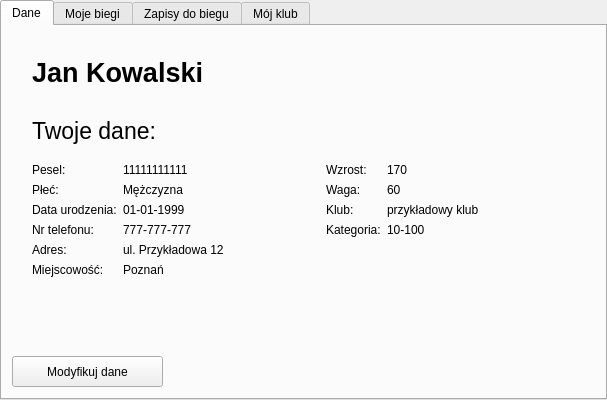
<?xml version="1.0" encoding="UTF-8"?>
<ui version="4.0">
 <class>TabWidget</class>
 <widget class="QTabWidget" name="TabWidget">
  <property name="geometry">
   <rect>
    <x>0</x>
    <y>0</y>
    <width>607</width>
    <height>400</height>
   </rect>
  </property>
  <property name="windowTitle">
   <string>TabWidget</string>
  </property>
  <property name="currentIndex">
   <number>0</number>
  </property>
  <widget class="QWidget" name="tab_2">
   <attribute name="title">
    <string>Dane</string>
   </attribute>
   <widget class="QPushButton" name="modify_user_data_button">
    <property name="geometry">
     <rect>
      <x>10</x>
      <y>330</y>
      <width>151</width>
      <height>31</height>
     </rect>
    </property>
    <property name="text">
     <string>Modyfikuj dane</string>
    </property>
   </widget>
   <widget class="QWidget" name="layoutWidget">
    <property name="geometry">
     <rect>
      <x>30</x>
      <y>20</y>
      <width>581</width>
      <height>231</height>
     </rect>
    </property>
    <layout class="QVBoxLayout" name="verticalLayout">
     <item>
      <widget class="QLabel" name="user_name_label">
       <property name="font">
        <font>
         <pointsize>20</pointsize>
         <weight>75</weight>
         <bold>true</bold>
        </font>
       </property>
       <property name="text">
        <string>Jan Kowalski</string>
       </property>
      </widget>
     </item>
     <item>
      <widget class="QLabel" name="label_3">
       <property name="font">
        <font>
         <pointsize>17</pointsize>
        </font>
       </property>
       <property name="text">
        <string>Twoje dane:</string>
       </property>
      </widget>
     </item>
     <item>
      <layout class="QHBoxLayout" name="horizontalLayout">
       <item>
        <layout class="QFormLayout" name="formLayout">
         <item row="0" column="0">
          <widget class="QLabel" name="label_4">
           <property name="text">
            <string>Pesel:</string>
           </property>
          </widget>
         </item>
         <item row="0" column="1">
          <widget class="QLabel" name="pesel_label">
           <property name="text">
            <string>11111111111</string>
           </property>
          </widget>
         </item>
         <item row="1" column="0">
          <widget class="QLabel" name="label_7">
           <property name="text">
            <string>Płeć:</string>
           </property>
          </widget>
         </item>
         <item row="1" column="1">
          <widget class="QLabel" name="gender_label">
           <property name="text">
            <string>Mężczyzna</string>
           </property>
          </widget>
         </item>
         <item row="2" column="0">
          <widget class="QLabel" name="label_9">
           <property name="text">
            <string>Data urodzenia:</string>
           </property>
          </widget>
         </item>
         <item row="2" column="1">
          <widget class="QLabel" name="birth_date_label">
           <property name="text">
            <string>01-01-1999</string>
           </property>
          </widget>
         </item>
         <item row="3" column="0">
          <widget class="QLabel" name="label_11">
           <property name="text">
            <string>Nr telefonu:</string>
           </property>
          </widget>
         </item>
         <item row="3" column="1">
          <widget class="QLabel" name="phone_label">
           <property name="text">
            <string>777-777-777</string>
           </property>
          </widget>
         </item>
         <item row="4" column="0">
          <widget class="QLabel" name="label_13">
           <property name="text">
            <string>Adres:</string>
           </property>
          </widget>
         </item>
         <item row="4" column="1">
          <widget class="QLabel" name="address_label">
           <property name="text">
            <string>ul. Przykładowa 12</string>
           </property>
          </widget>
         </item>
         <item row="5" column="0">
          <widget class="QLabel" name="label_15">
           <property name="text">
            <string>Miejscowość:</string>
           </property>
          </widget>
         </item>
         <item row="5" column="1">
          <widget class="QLabel" name="city_label">
           <property name="text">
            <string>Poznań</string>
           </property>
          </widget>
         </item>
        </layout>
       </item>
       <item>
        <layout class="QFormLayout" name="formLayout_2">
         <property name="labelAlignment">
          <set>Qt::AlignLeading|Qt::AlignLeft|Qt::AlignVCenter</set>
         </property>
         <property name="formAlignment">
          <set>Qt::AlignLeading|Qt::AlignLeft|Qt::AlignTop</set>
         </property>
         <item row="0" column="0">
          <widget class="QLabel" name="label_17">
           <property name="text">
            <string>Wzrost:</string>
           </property>
          </widget>
         </item>
         <item row="0" column="1">
          <widget class="QLabel" name="height_label">
           <property name="text">
            <string>170</string>
           </property>
          </widget>
         </item>
         <item row="1" column="0">
          <widget class="QLabel" name="label_19">
           <property name="text">
            <string>Waga:</string>
           </property>
          </widget>
         </item>
         <item row="1" column="1">
          <widget class="QLabel" name="weight_label">
           <property name="text">
            <string>60</string>
           </property>
          </widget>
         </item>
         <item row="2" column="0">
          <widget class="QLabel" name="label_21">
           <property name="text">
            <string>Klub:</string>
           </property>
          </widget>
         </item>
         <item row="2" column="1">
          <widget class="QLabel" name="club_label">
           <property name="text">
            <string>przykładowy klub</string>
           </property>
          </widget>
         </item>
         <item row="3" column="0">
          <widget class="QLabel" name="label_23">
           <property name="text">
            <string>Kategoria:</string>
           </property>
          </widget>
         </item>
         <item row="3" column="1">
          <widget class="QLabel" name="category_label">
           <property name="text">
            <string>10-100</string>
           </property>
          </widget>
         </item>
        </layout>
       </item>
      </layout>
     </item>
    </layout>
   </widget>
  </widget>
  <widget class="QWidget" name="tab">
   <attribute name="title">
    <string>Moje biegi</string>
   </attribute>
   <widget class="QTableWidget" name="user_runs_table">
    <property name="geometry">
     <rect>
      <x>20</x>
      <y>20</y>
      <width>561</width>
      <height>261</height>
     </rect>
    </property>
    <property name="sortingEnabled">
     <bool>false</bool>
    </property>
    <property name="cornerButtonEnabled">
     <bool>true</bool>
    </property>
    <attribute name="horizontalHeaderVisible">
     <bool>false</bool>
    </attribute>
    <attribute name="horizontalHeaderCascadingSectionResizes">
     <bool>false</bool>
    </attribute>
    <attribute name="horizontalHeaderHighlightSections">
     <bool>true</bool>
    </attribute>
    <attribute name="horizontalHeaderStretchLastSection">
     <bool>true</bool>
    </attribute>
    <attribute name="verticalHeaderVisible">
     <bool>false</bool>
    </attribute>
    <attribute name="verticalHeaderCascadingSectionResizes">
     <bool>false</bool>
    </attribute>
    <attribute name="verticalHeaderHighlightSections">
     <bool>true</bool>
    </attribute>
    <attribute name="verticalHeaderShowSortIndicator" stdset="0">
     <bool>false</bool>
    </attribute>
    <attribute name="verticalHeaderStretchLastSection">
     <bool>false</bool>
    </attribute>
    <column>
     <property name="text">
      <string>Bieg</string>
     </property>
    </column>
    <column>
     <property name="text">
      <string>Data</string>
     </property>
    </column>
    <column>
     <property name="text">
      <string>Godzina</string>
     </property>
    </column>
    <column>
     <property name="text">
      <string>Dystans</string>
     </property>
    </column>
    <column>
     <property name="text">
      <string>Rodzaj</string>
     </property>
    </column>
    <column>
     <property name="text">
      <string>Czas</string>
     </property>
    </column>
    <column>
     <property name="text">
      <string>Miejsce</string>
     </property>
    </column>
   </widget>
   <widget class="QPushButton" name="run_refresh_button">
    <property name="geometry">
     <rect>
      <x>230</x>
      <y>301</y>
      <width>121</width>
      <height>31</height>
     </rect>
    </property>
    <property name="text">
     <string>Odśwież</string>
    </property>
   </widget>
  </widget>
  <widget class="QWidget" name="tab_3">
   <attribute name="title">
    <string>Zapisy do biegu</string>
   </attribute>
   <widget class="QWidget" name="layoutWidget">
    <property name="geometry">
     <rect>
      <x>60</x>
      <y>10</y>
      <width>491</width>
      <height>351</height>
     </rect>
    </property>
    <layout class="QVBoxLayout" name="verticalLayout_2">
     <item>
      <layout class="QGridLayout" name="gridLayout_2">
       <item row="0" column="0">
        <widget class="QLabel" name="label_2">
         <property name="text">
          <string>Data biegu</string>
         </property>
        </widget>
       </item>
       <item row="1" column="0">
        <widget class="QDateEdit" name="start_run_date"/>
       </item>
       <item row="1" column="1">
        <widget class="QDateEdit" name="end_run_date"/>
       </item>
       <item row="2" column="0">
        <widget class="QLabel" name="label_6">
         <property name="text">
          <string>Dystans</string>
         </property>
        </widget>
       </item>
       <item row="3" column="0">
        <widget class="QSpinBox" name="min_distance_spin_box"/>
       </item>
       <item row="3" column="1">
        <widget class="QSpinBox" name="max_distance_spin_box"/>
       </item>
       <item row="4" column="0" colspan="2">
        <widget class="QPushButton" name="search_run_button">
         <property name="text">
          <string>Wyszukaj</string>
         </property>
        </widget>
       </item>
      </layout>
     </item>
     <item>
      <layout class="QVBoxLayout" name="verticalLayout_3">
       <item>
        <widget class="QTableWidget" name="search_run_table">
         <property name="horizontalScrollBarPolicy">
          <enum>Qt::ScrollBarAlwaysOn</enum>
         </property>
         <property name="sizeAdjustPolicy">
          <enum>QAbstractScrollArea::AdjustToContents</enum>
         </property>
         <property name="selectionMode">
          <enum>QAbstractItemView::SingleSelection</enum>
         </property>
         <property name="selectionBehavior">
          <enum>QAbstractItemView::SelectRows</enum>
         </property>
         <property name="showGrid">
          <bool>true</bool>
         </property>
         <attribute name="horizontalHeaderVisible">
          <bool>false</bool>
         </attribute>
         <attribute name="horizontalHeaderCascadingSectionResizes">
          <bool>false</bool>
         </attribute>
         <attribute name="horizontalHeaderStretchLastSection">
          <bool>true</bool>
         </attribute>
         <attribute name="verticalHeaderVisible">
          <bool>false</bool>
         </attribute>
         <attribute name="verticalHeaderCascadingSectionResizes">
          <bool>false</bool>
         </attribute>
         <attribute name="verticalHeaderShowSortIndicator" stdset="0">
          <bool>false</bool>
         </attribute>
         <column>
          <property name="text">
           <string>Nazwa</string>
          </property>
         </column>
         <column>
          <property name="text">
           <string>Data</string>
          </property>
         </column>
         <column>
          <property name="text">
           <string>Godzina</string>
          </property>
         </column>
         <column>
          <property name="text">
           <string>Dystans</string>
          </property>
         </column>
         <column>
          <property name="text">
           <string>Rodzaj</string>
          </property>
         </column>
        </widget>
       </item>
       <item>
        <widget class="QPushButton" name="sign_up_button">
         <property name="text">
          <string>Zapisz do biegu</string>
         </property>
        </widget>
       </item>
      </layout>
     </item>
    </layout>
   </widget>
  </widget>
  <widget class="QWidget" name="tab_4">
   <attribute name="title">
    <string>Mój klub</string>
   </attribute>
   <widget class="QWidget" name="layoutWidget">
    <property name="geometry">
     <rect>
      <x>150</x>
      <y>97</y>
      <width>301</width>
      <height>141</height>
     </rect>
    </property>
    <layout class="QGridLayout" name="gridLayout">
     <item row="1" column="1">
      <widget class="QLabel" name="club_founder_label">
       <property name="text">
        <string>-</string>
       </property>
      </widget>
     </item>
     <item row="0" column="0">
      <widget class="QLabel" name="label_10">
       <property name="text">
        <string>Nazwa klubu</string>
       </property>
      </widget>
     </item>
     <item row="0" column="1">
      <widget class="QComboBox" name="club_combo_box"/>
     </item>
     <item row="1" column="0">
      <widget class="QLabel" name="label_12">
       <property name="text">
        <string>Założyciel</string>
       </property>
      </widget>
     </item>
     <item row="2" column="1">
      <widget class="QLabel" name="club_date_label">
       <property name="text">
        <string>-</string>
       </property>
      </widget>
     </item>
     <item row="2" column="0">
      <widget class="QLabel" name="label_14">
       <property name="text">
        <string>Data powstania</string>
       </property>
      </widget>
     </item>
     <item row="3" column="1">
      <widget class="QLabel" name="club_city_label">
       <property name="text">
        <string>-</string>
       </property>
      </widget>
     </item>
     <item row="3" column="0">
      <widget class="QLabel" name="label_16">
       <property name="text">
        <string>Miejscowość</string>
       </property>
      </widget>
     </item>
     <item row="4" column="0" colspan="2">
      <widget class="QPushButton" name="join_club_button">
       <property name="text">
        <string>Dołącz</string>
       </property>
      </widget>
     </item>
    </layout>
   </widget>
  </widget>
 </widget>
 <resources/>
 <connections/>
</ui>
